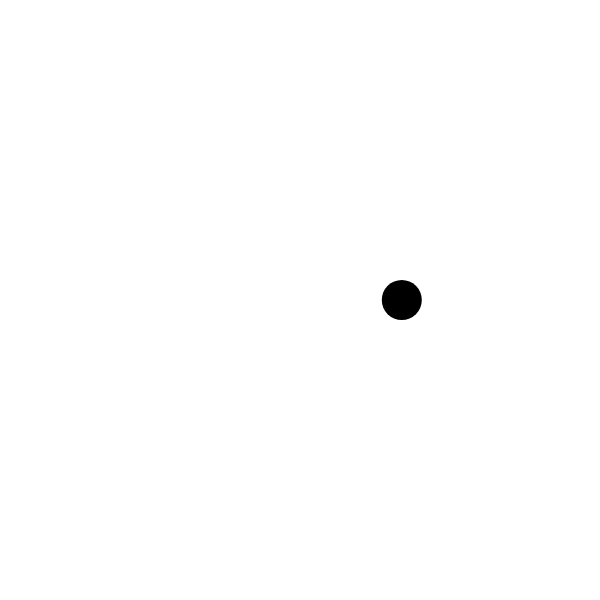
Frame 1 (no input)
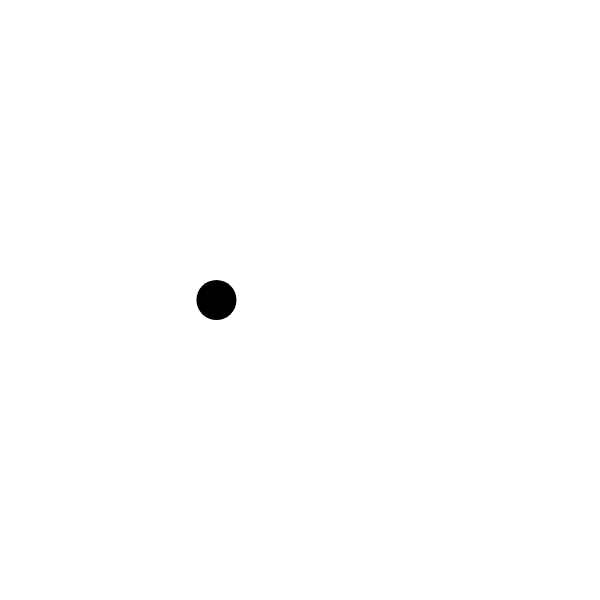
Frame 60 (no input)
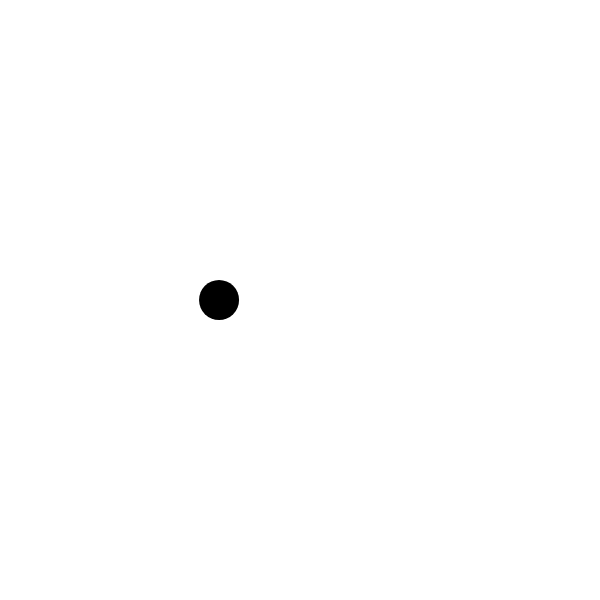
Frame 120 (the mouse pressed at the canvas centre since frame 60)

The p5.js sketch that drew these frames (run headless with seeded random() and noise() and a simulated clock; from frame 60 on, the mouse is pressed at the canvas centre):

// p5.js sketch
// ── sketch.js
let Xposition;
let time = 0;

function setup() {
  var cnv = createCanvas(600, 600);
  cnv.style("display", "block");
  background(255);
  angleMode(DEGREES);

  noStroke();
}

function draw() {
  background(255);
  fill(0);

  Xposition = noise(time);
  Xposition = map(Xposition, 0, 1, 0, width);

  circle(Xposition, height / 2, 40);

  time += 0.01;
  console.log(time);
}
